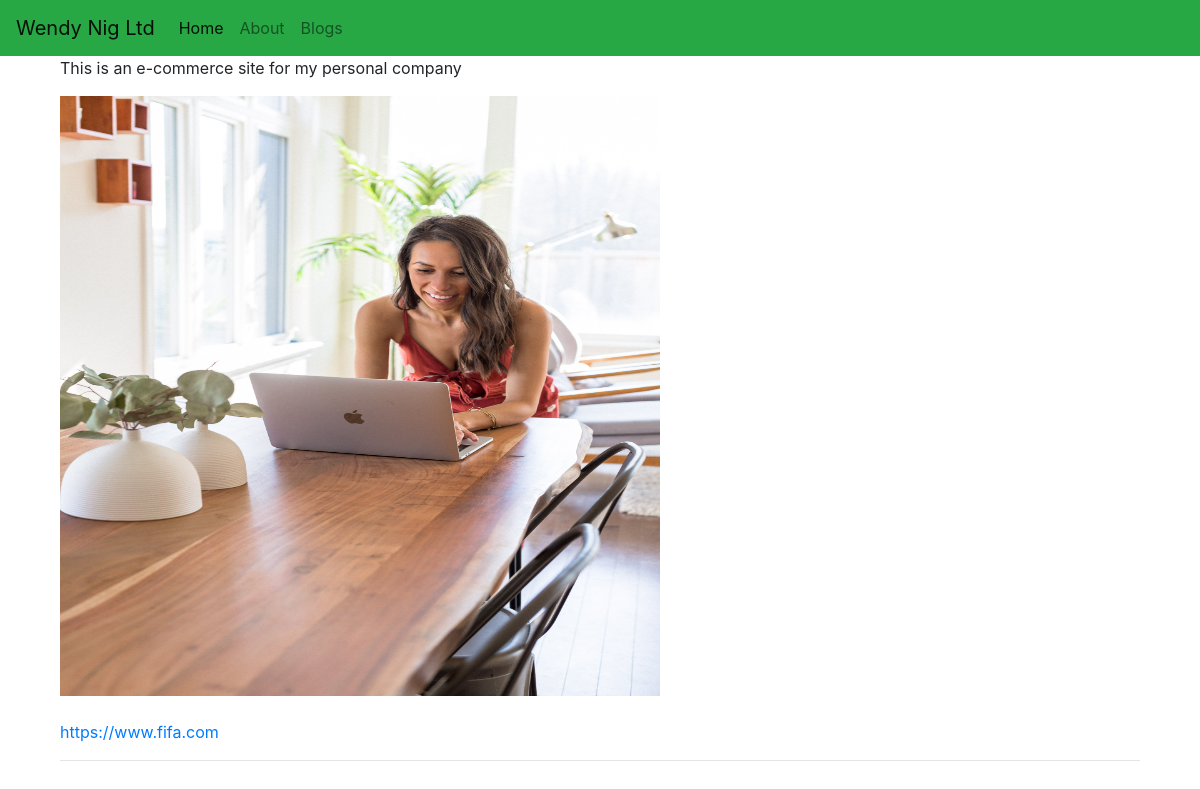
The page /project_detail/2/ on the database its author committed.
### portfolio/models.py (models this page shows, shortened)
class Project(models.Model):
    title = models.CharField(max_length=100)
    description = models.CharField(max_length=250)
    image = models.ImageField(upload_to="portfolio/images/")
    url = models.URLField(blank=True)

### portfolio/views.py (the view)
# urls.py: path('project_detail/<int:project_id>/', views.project_detail, name='project_detail'),
def project_detail(request, project_id):
    project = get_object_or_404(Project, pk=project_id)
    context = {'project': project}
    return render(request, 'portfolio/project-detail.html', context)

### portfolio/templates/portfolio/project-detail.html
{% extends "portfolio/base.html" %}
{% block content %}
    <div class="container">
        <h1>{{project.title}}</h1>
        <p>{{project.description}}</p>
        <img src="{{project.image.url}}" alt="project's image" height="600" width="600">
        <br>
        <br>
        {% if project.url %}
            <a href="{{project.url}}" target="blank">{{project.url}}</a>
            <hr>
        {% endif %}
    </div>
{% endblock content %}

### blog/static/blog/css/mystyle.css (style rules this page uses)
.loader { filter:hue-rotate(0deg); color:linear-gradient(45deg,#0f8,#08f); animation:hue 10000ms infinite linear; }

### rows shown on the page
Project: description "This is an e-commerce site for my personal company", image (picture), url "https://www.fifa.com"
